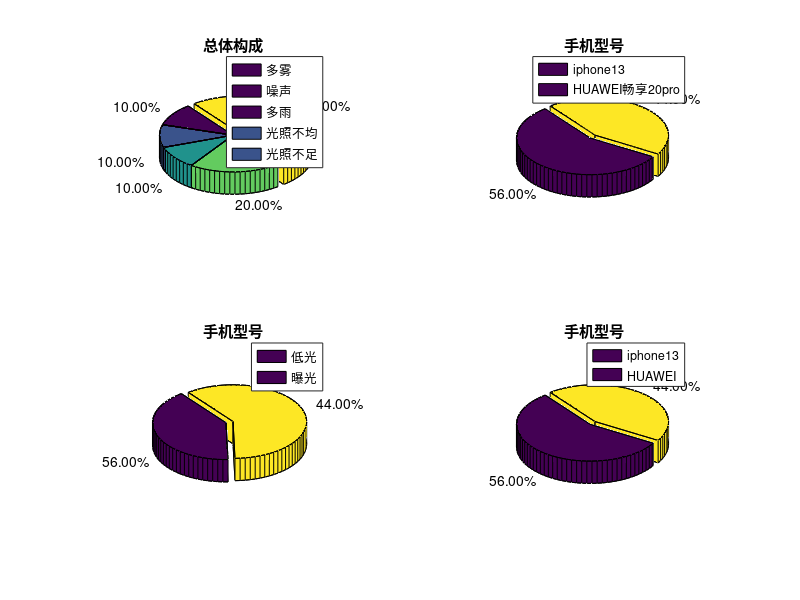

The MATLAB source for this figure:
figure;

subplot(2,2,1);
t = [20,  20, 20, 40, 100];
label = {'10.00%' , '10.00%', '10.00%', '20.00%', '50.00%'};
tc = [0, 0, 0, 0, 1];
pie3(t, tc, label);
title("总体构成")
legend("多雾", "噪声", "多雨", "光照不均", "光照不足");

%手机采集
subplot(2,2,2);
t = [56, 44];
label = {'56.00%', '44.00%'};
tc = [1 0];
pie3(t, tc, label);
title("手机型号")
legend("iphone13", "HUAWEI畅享20pro");

%光照不均组成
subplot(2,2,3);
t = [16, 24];
label = {'56.00%', '44.00%'};
tc = [1 0];
pie3(t, tc, label);
title("手机型号")
legend("低光", "曝光");

%光照不足组成
subplot(2,2,4);
t = [56, 44];
label = {'56.00%', '44.00%'};
tc = [1 0];
pie3(t, tc, label);
title("手机型号")
legend("iphone13", "HUAWEI");